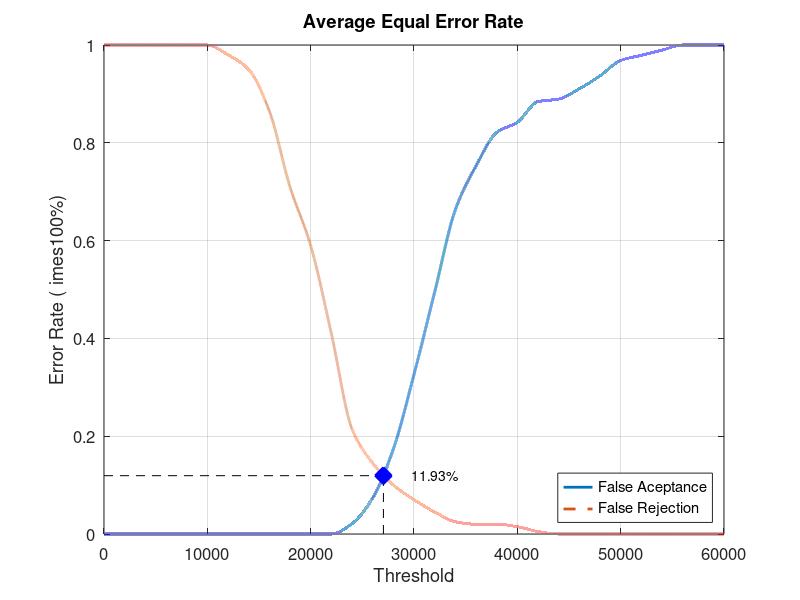
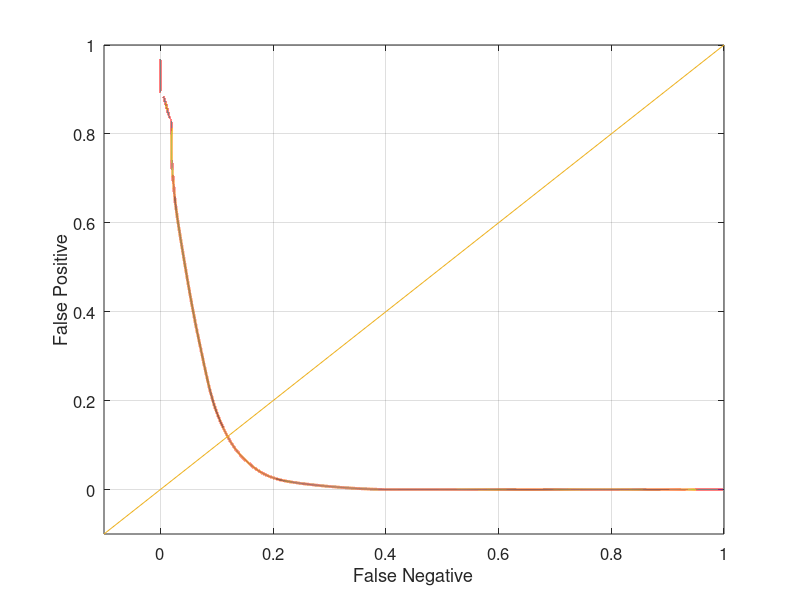

The MATLAB source for these figures, in order:
close all;
clear;
clc;
x = 0:2000:60000;
xq = 0:0.5:60000;

y0 = [0 0 0 0 0 0 0 0 0 0 0 0 0.0210526 0.0736842 0.173684 0.326316 0.494737 0.663158 0.752632 0.821053 0.842105 0.884211 0.889474 0.910526 0.936842 0.968421 0.978947 0.989474 1 1 1]
yy0 = interp1(x, y0, xq, 'pchip');
y1 = [1 1 1 1 1 1 0.98 0.95 0.865 0.71 0.59 0.41 0.215 0.145 0.1 0.07 0.045 0.025 0.02 0.02 0.015 0.005 0 0 0 0 0 0 0 0 0]
yy1 = interp1(x, y1, xq, 'pchip');

% Calculating EER: 
y2 = abs(y0 - y1);
find(y2 == min(y2))
yy2 = abs(yy0 - yy1);
xEER = find(yy2 == min(yy2));
xEERIndex = xq(xEER) % X-axis EER
yEER = yy0(xEER) % Y-axis EER

main = figure
plot(xq, yy0,'-','LineWidth', 2);	hold on
plot(xq, yy1,'--','LineWidth', 2);	hold on
plot([xEERIndex xEERIndex], [0 yEER], 'k--');	hold on
plot([0 xEERIndex], [yEER yEER], 'k--');	hold on
plot(xEERIndex, yEER, 'bx', 'LineWidth', 10);	hold on
text(xEERIndex + 10 * xEERIndex / 100, yEER, [num2str(round((10000 * yEER)) / 100) '%'])
legend('False Aceptance', 'False Rejection', 'Location', 'SouthEast')
xlabel('Threshold')
ylabel('Error Rate (	imes100%)')
title('Average Equal Error Rate')
set(gca, 'FontSize', 12)
axis([0 60000 0 1])
grid on

print(main, 'Database4_1Main', '-dpng');
FNRxFPR = figure('Color', [1 1 1]);
plot(yy1, yy0, '-', yy1, yy0, 'LineWidth', 2);
hold on
y = -0.1:0.1:1
plot(y, y); 
set(gca, 'FontSize', 12)
xlabel('False Negative')
ylabel('False Positive')
axis([-0.1 1 -0.1 1])
set(gca, 'FontSize', 12)
grid on

print(FNRxFPR, 'Database4_1FNRxFPR','-dpng');
